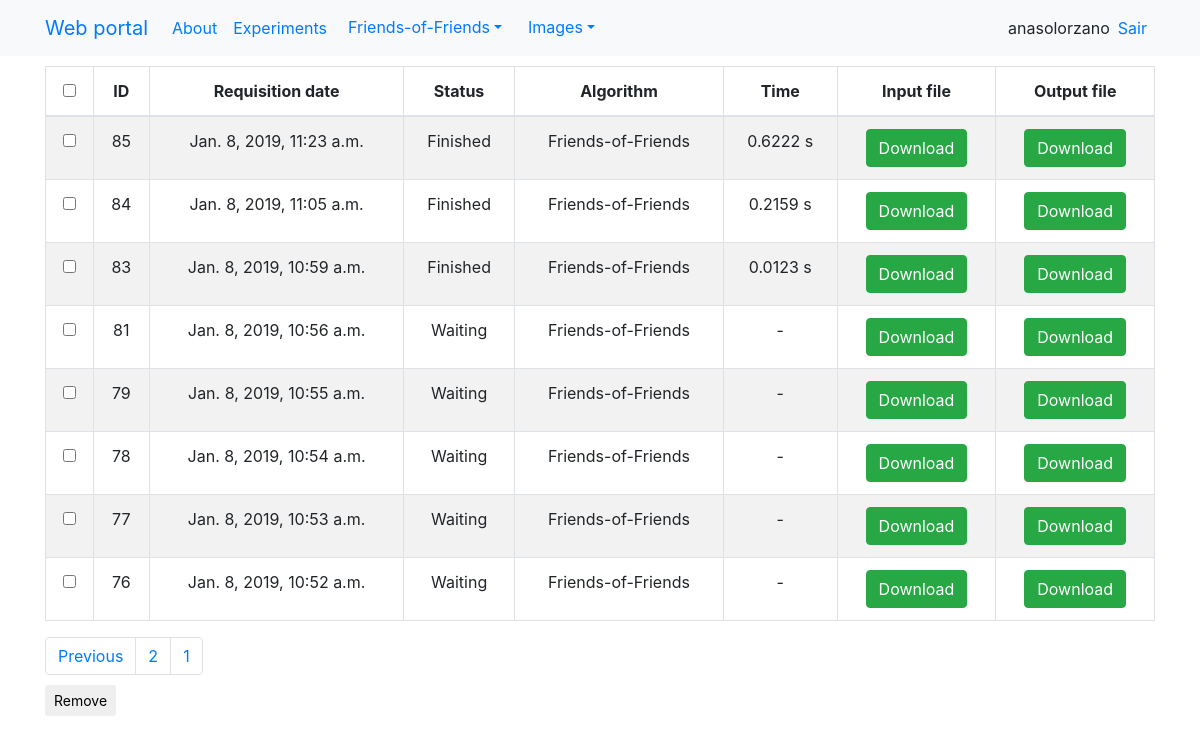
/experiments/?page=2 (signed in), run on the app's committed database.
### resulttable/models.py (models this page shows)
class Execution(models.Model):
    request_by = models.ForeignKey(UsuarioFriends, models.PROTECT)
    date_requisition = models.DateTimeField(
        'date_requisition',
        auto_now_add=True)
    status = models.IntegerField(default=1)
    algorithm = models.TextField(null=True, blank=True)
    inputFile = models.FileField(upload_to=user_directory_path_in, null=True)
    outputFile = models.FileField(upload_to=user_directory_path_out, null=True)
    time = models.FloatField(default=-1)
    class Meta:
        managed = True
        db_table = 'execution'

### webfriends/views.py (the view)
# urls.py: path('experiments/', views.table, name="experiments"),
def table(request):
    title = "Welcome %s" % request.user
    executionList = Execution.objects.filter( # Corrigir a lista de execução
        request_by__usuario__id=request.user.id).order_by('-id')
    try:
        UserProf = UsuarioFriends.objects.get(usuario__id=request.user.id)
    except:
        print("Erro. Criando novo userProf")
        user = User.objects.get(id=request.user.id)
        UserProf = UsuarioFriends(usuario=user)
        UserProf.save()
        os.mkdir('./users/user_' + str(request.user.id))
    paginator = Paginator(executionList, UserProf.resultsPerPage)
    page = request.GET.get('page')
    if page is None:
        page = 1
    try:
        executions = paginator.page(page)
    except PageNotAnInteger:
        executions = paginator.page(1)
    except EmptyPage:
        executions = paginator.page(paginator.num_pages)  # da pra tratar
    if paginator.count == 0:
        data = None
    else:
        data = executions
    pageI = paginate(page, paginator)
    context = {
        "title": title,
        "data": data,
        "pagesIndex": pageI,
    }
    return render(request, "home.html", context)

### webfriends/paginator.py (called while the page is built)
def paginate(page, paginator):
    pagesIndex = {}
    pagesIndex[2] = int(page)
    if int(page) == 1:
        pagesIndex[1] = int(0)
        pagesIndex[0] = 0
    if int(page) == 2:
        pagesIndex[1] = 1
        pagesIndex[0] = 0
    if paginator.num_pages - int(page) > 1:
        pagesIndex[3] = int(page) + 1
        pagesIndex[4] = int(page) + 2
        pagesIndex[0] = int(page) - 2
        pagesIndex[1] = int(page) - 1
    if paginator.num_pages - int(page) == 1:
        pagesIndex[3] = int(page) + 1
        pagesIndex[4] = 0
        pagesIndex[0] = int(page) - 2
        pagesIndex[1] = int(page) - 1
    if paginator.num_pages - int(page) == 0:
        pagesIndex[3] = 0
        pagesIndex[4] = 0
        pagesIndex[0] = int(page) - 2
        pagesIndex[1] = int(page) - 1
    return pagesIndex

### templates/home.html (shortened to what this page needs)
{% extends "base.html" %}
{% load crispy_forms_tags %}
{% load staticfiles %}
{% block content %}
<div class="row">
  {% if data != None %}
  <div class = "col-sm-12 col-md-12 text-center">
    <table class="table table-striped table-bordered">
      <thead>
        <tr>
          <th><input id="checkHeader" type="checkbox" value=""></th>
          <th>ID</th>
          <th data-align="center">Requisition date</th>
          <th data-align="center">Status</th>
          <th>Algorithm</th>
          <th>Time</th>
          <th>Input file</th>
          <th>Output file</th>
        </tr>
      </thead>
      <tbody id="tableExp">
        {% for exp in data %}
        <tr>
          <td><input type="checkbox" value="{{exp.id}}"></td>
          <td>{{exp.id}}</td>
          <td>{{exp.date_requisition}}</td>
          <td>
            {% if exp.status == 1 %}
            Waiting
            {% else %}
            {% if exp.status == 2 %}
            Running
            {% else %}
            {% if exp.status == 3 %}
            Finished
            {% endif %}
            {% endif %}
            {% endif %}
          </td>
          <td>{{exp.algorithm}}</td>
          <td>
            {% if exp.time == -1 %}
              -
            {% else %}
              {{exp.time|floatformat:-4}} s
            {% endif %}
          </td>
          <td>
            {% if exp.inputFile%}
            <a  href="{% url 'downloadInputFile'%}?id={{exp.id}}"><button type="button" class="btn btn-success">Download</button></a>
            {% else %}
            <button type="button" class="btn btn-warning disabled">No input</button>
            {% endif %}
          </td>
          <td>
            {% if exp.outputFile%}
            <a  href="{% url 'downloadOutputFile'%}?id={{exp.id}}"><button type="button" class="btn btn-success">Download</button></a>
            {% else %}
            <button type="button" class="btn btn-warning disabled">No results</button>
            {% endif %}
          </td>
        </tr>
        {% endfor %}
      </tbody>
    </table>
  </div>
  {% endif %}
</div>
      <div style="padding-bottom:10px" >
      <ul class="nav navbar-nav navbar-right">
        <ul class="pagination no-margin pull-right">
          {% if data.has_previous %}
            <li class="page-item"><a class="page-link" href="?page={{ data.previous_page_number }}">Previous</a></li>
          {% endif %}
          {% for page, value in pagesIndex.items %}
            {% if value > 0 %}
              <li class="page-item"><a class="page-link" href="?page={{value}}">{{value}}</a></li>
            {% endif %}
          {% endfor %}
        </ul>
      </ul>
    </div>
    <form id="formRemove" method='POST' action='{% url 'expRemove' %}' enctype="multipart/form-data">
      <input type="submit" id="btExcluir" class="btn btn-default btn-sm" value="Remove">
    </form>
{% endblock %}

### templates/navbar.html (shortened to what this page needs)
<nav class="navbar navbar-expand-lg bg-light">
  <div class="container">
    <div class="navbar-header">
      <a class="navbar-brand" href="{% url 'home' %}">Web portal</a>
    </div>
    <div id="navbar" class="navbar-collapse collapse">
      <ul class="navbar-nav mr-auto">
	  <li class="nav-item">
	  <a class="nav-link" href="{% url 'about' %}">About</a>
	  {% if request.user.is_authenticated %}
	  <li class="nav-item">
	  <a class="nav-link" href="{% url 'experiments' %}">Experiments</a>
		<li class="nav-item">
		  <div class="dropdown">
			<button class="btn btn-link dropdown-toggle" type="button" id="dropdownMenuButton" data-toggle="dropdown" aria-haspopup="true" aria-expanded="false">Friends-of-Friends</button>
		 </div>
	<li class="nav-item">
	  <div class="dropdown">
	    <button class="btn btn-link dropdown-toggle" type="button" id="dropdownMenuButton" data-toggle="dropdown" aria-haspopup="true" aria-expanded="false">Images</button>
	  </div>
	  {% endif %}
      </ul>
      <ul class="navbar-nav ml-auto">
	{% if request.user.is_authenticated %}
	<li class="nav-item mr-sm-2">
	  <a>{{user}}</a>
	<li class="nav-item mr-sm-2">
	  <a href="{% url 'auth_logout' %}">Sair</a>
	{% else %}
	<li class="active mr-sm-2"><a href="{% url 'registration_register' %}">Sign up</a></li>
	{% endif %}
      </ul>
    </div>
  </div>
</nav>

### static/ui/css/footer.css (style rules this page uses)
html { position: relative; min-height: 100%; }

### data on the page
Execution: id "85", date_requisition "Jan. 8, 2019, 11:23 a.m.", status "Finished", algorithm "Friends-of-Friends", time "0.6222"
Execution: id "84", date_requisition "Jan. 8, 2019, 11:05 a.m.", status "Finished", algorithm "Friends-of-Friends", time "0.2159"
Execution: id "83", date_requisition "Jan. 8, 2019, 10:59 a.m.", status "Finished", algorithm "Friends-of-Friends", time "0.0123"
Execution: id "81", date_requisition "Jan. 8, 2019, 10:56 a.m.", status "Waiting", algorithm "Friends-of-Friends"
Execution: id "79", date_requisition "Jan. 8, 2019, 10:55 a.m.", status "Waiting", algorithm "Friends-of-Friends"
Execution: id "78", date_requisition "Jan. 8, 2019, 10:54 a.m.", status "Waiting", algorithm "Friends-of-Friends"
Execution: id "77", date_requisition "Jan. 8, 2019, 10:53 a.m.", status "Waiting", algorithm "Friends-of-Friends"
Execution: id "76", date_requisition "Jan. 8, 2019, 10:52 a.m.", status "Waiting", algorithm "Friends-of-Friends"

### other printed values
{{ user }} "anasolorzano"
{{ value }} "2" "1"
